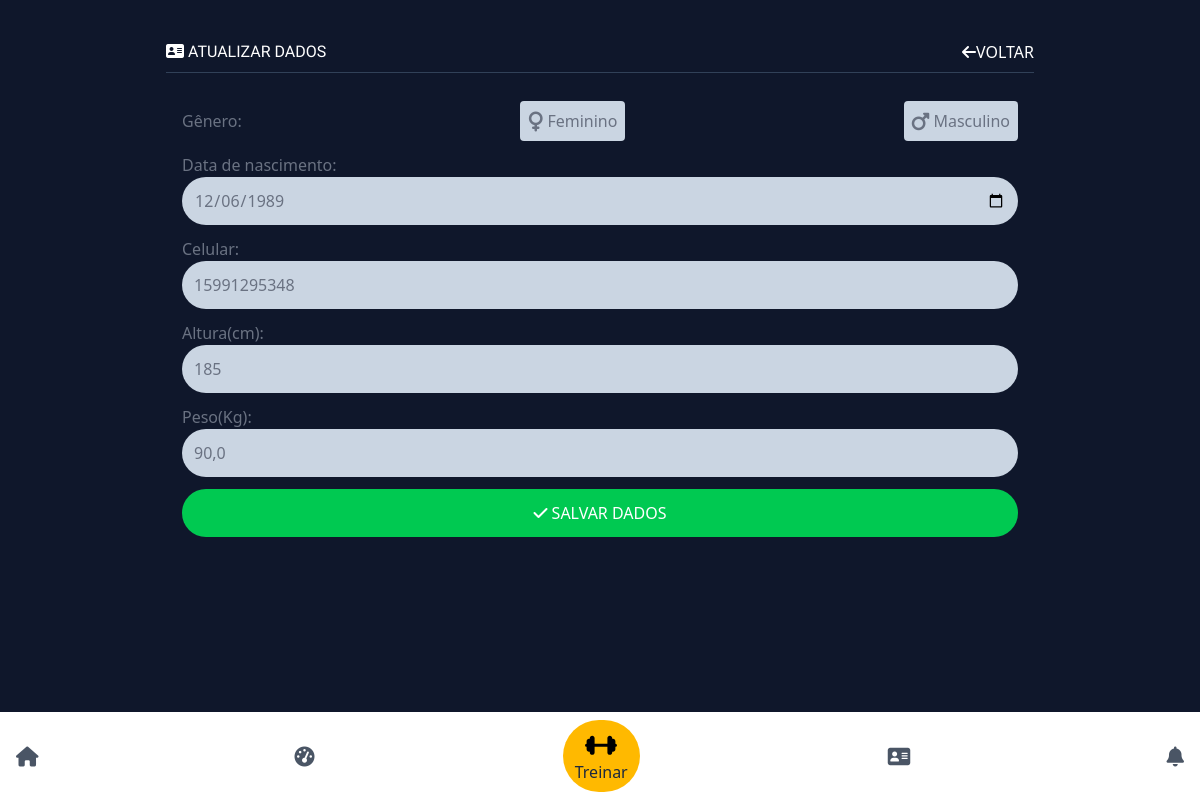
/update-dados/ (signed in), run on an earlier commit of the app's database.
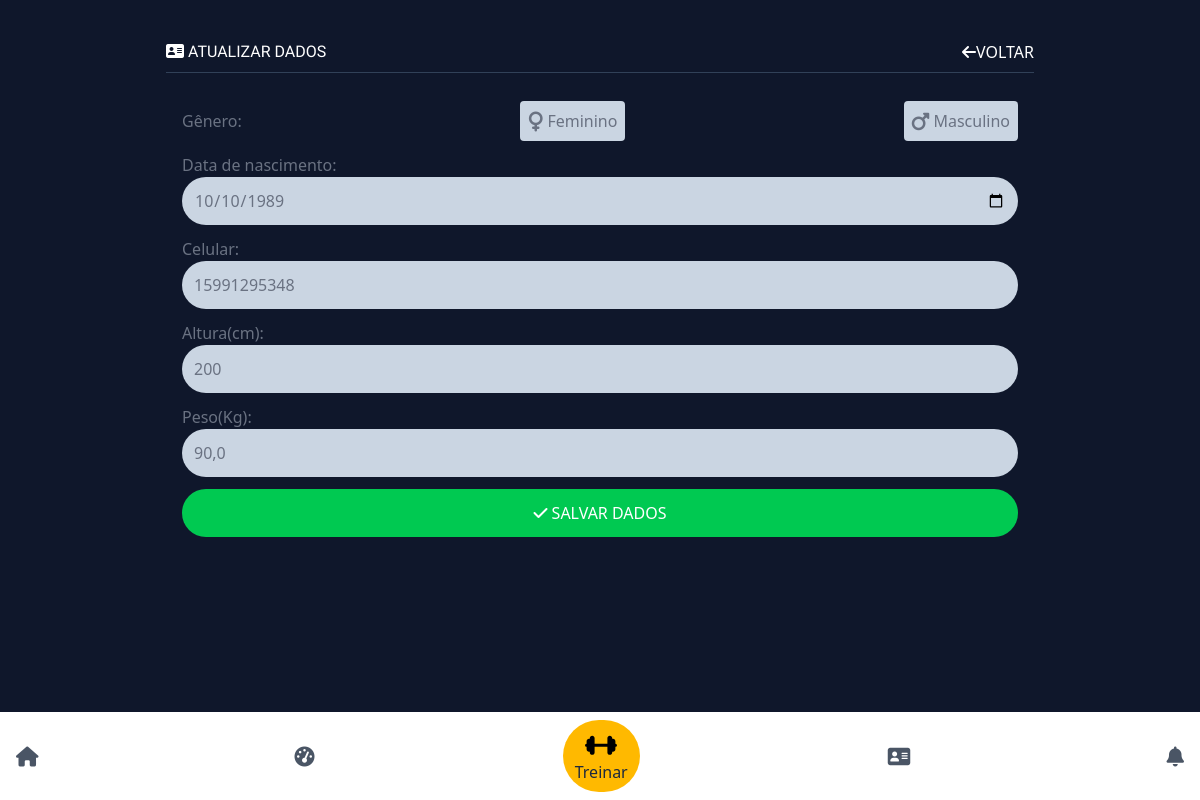
And on a later commit of the database.
### app/models.py (models this page shows, shortened)
class DadosIniciais(models.Model):
    user_id = models.ForeignKey(User, on_delete=models.CASCADE)
    data_nascimento = models.DateField(blank=True)
    celular = models.CharField(blank=True)
    altura = models.IntegerField(blank=True)
    peso = models.FloatField(blank=True)
    genero = models.CharField(max_length=255, blank=True)

### app/views.py (the view, shortened to what this page needs)
# urls.py: path('update-dados/', views.update_dados, name='update_dados'),
def update_dados(request):
    dados = DadosIniciais.objects.get(user_id=request.user)
    if request.method == 'GET':
        context={
            'dados':dados
        }
        return render(request, 'configuracoes/update_dados.html', context)

### app/templates/configuracoes/update_dados.html (shortened to what this page needs)
{% extends 'base/base.html' %}
{% block 'content'%}
{% if user %}
<section class="content w-full max-w-[900px] m-auto my-4 p-4 text-white space-y-3">
    <div class="flex items-center justify-between  border-b-1 border-slate-700">
        <h1 class="text-center py-2"><i class="fa fa-address-card"></i>&nbsp;Atualizar dados</h1>
        <a href="{% url 'home' %}" class="uppercase"><i class="fa fa-arrow-left"></i>Voltar</a>
    </div>
    <div class="">
               <form action="{% url 'update_dados' %}" method="post" class="text-gray-500 w-full flex flex-col justify-start space-y-3 p-4">
            <div class="flex items-center justify-between">
                <label class="block">Gênero:</label>
                <a href="#" id="feminino" class="rounded hover:text-white p-2 bg-slate-300 hover:bg-pink-400 flex items-center justify-center"><i class="fa fa-venus fa-lg"></i>&nbsp;Feminino</a>
                <a href="#" id="masculino" class="rounded p-2 hover:text-white bg-slate-300 hover:bg-cyan-400 flex items-center justify-center"><i class="fa fa-mars fa-lg"></i>&nbsp;Masculino</a>
            </div>
            <div>
                <label class="block">Data de nascimento:</label>
                <input type="date" required name="nascimento" class="bg-slate-300 p-3 rounded-full w-full" value="{{dados.data_nascimento|date:'Y-m-d'}}">
            </div>
            <div>
                <label class="block">Celular:</label>
                <input type="text" required name="celular" class="celular bg-slate-300 p-3 rounded-full w-full" placeholder="Ex: (15) 00000-0000" value="{{dados.celular}}">
            </div>
            <div>
                <label class="block">Altura(cm):</label>
                <input type="number" required name="altura" class="bg-slate-300 p-3 rounded-full w-full" placeholder="Ex: 175" value="{{dados.altura}}">
            </div>
            <div>
                <label class="block">Peso(Kg):</label>
                <input type="text" required name="peso" class="peso bg-slate-300 p-3 rounded-full w-full" placeholder="Ex: 65,5" value="{{dados.peso}}">
            </div>
            <button type="submit" class="cursor-pointer bg-green-500 text-white font-medium uppercase rounded-full p-3"><i class="fa fa-check"></i>&nbsp;Salvar dados</button>
        </form>
    </div>
</section>
{% endif %}
{% endblock %}

What changed in the data, as far as the page shows it:
changed DadosIniciais: nascimento "12/06/1989" → "10/10/1989"; altura "185" → "200"
